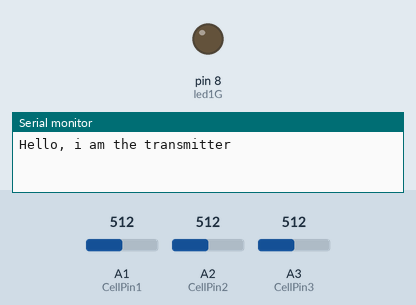
This sketch was run on a simulated Arduino Uno, built with avr-gcc and run on an emulated ATmega328P. Parts: output pins drawn as LEDs (lit = HIGH), the last lines printed to the serial monitor. The inputs (shaded band) are chosen by the test bench; at power-on: A1 (CellPin1) = 512, A2 (CellPin2) = 512, A3 (CellPin3) = 512. No radio packets arrive unless stated.

Above: at 0.5 s.
At 6.02 s:
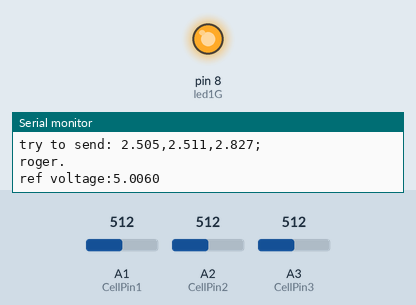
Timing chart, 0 to 6.5 s (numbered marks = the images above):
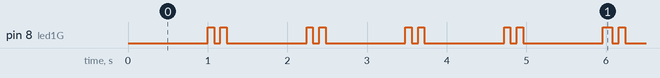

Measured:
- by itself, pin 8 (led1G): repeats every 5.0 s: LOW 0.08 s, HIGH 0.08 s, LOW 1.0 s, HIGH 0.08 s, LOW 0.08 s, HIGH 0.08 s, LOW 1.0 s, HIGH 0.08 s, LOW 0.08 s, HIGH 0.08 s, LOW 1.0 s, HIGH 0.08 s, LOW 0.08 s, HIGH 0.08 s, LOW 1.0 s, HIGH 0.12 s
- by itself, everything shown: repeats every 1.2 s, in 4 steps

The sketch:

433MHzTransmitter.ino
```cpp
//#include <Metro.h>
#include <VirtualWire.h>
#include<stdlib.h>


// Das ist der Sender

char messageChars[30];
String message;
char SerialReadString;
byte messageLength;
const float resistorFactorCell1 = 1023;
const float resistorFactorCell2 = 510.95;
const float resistorFactorCell3 = 326.77;
const byte CellPin1 = 1;
const byte CellPin2 = 2;
const byte CellPin3 = 3;
float referenceVolts = 5.000;
float voltsCell1,voltsCell2,voltsCell3;
unsigned long previousMillisSend=0, previousMillisBlink1=0,previousMillisBlink2=0;
const byte led1G =  8;
byte led1GState = 0;
//Metro led1GMetro = Metro(1000);
//Metro transmitDataMetro = Metro(1000);

//temp
unsigned long previousMillisTransmit = 0,previousMillisBlink=0;        // will store last time LED was updated
unsigned long currentMillis;

int intervalBlink = 1000;           // interval at which to blink (milliseconds)
int intervalTransmit = 1000;


String measureLipo()
{
  voltsCell1= analogRead(CellPin1)/resistorFactorCell1 * referenceVolts ;
  voltsCell2= analogRead(CellPin2)/resistorFactorCell2 * referenceVolts - voltsCell1;
  voltsCell3= analogRead(CellPin3)/resistorFactorCell3 * referenceVolts - voltsCell1 - voltsCell2;
  String measureLipoString = String(voltsCell1,3)+(",")+String(voltsCell2,3)+(",")+String(voltsCell3,3)+(";");
  Serial.print("ref voltage:");
  Serial.println(referenceVolts,4);
  Serial.print("voltages:");
  Serial.println(measureLipoString);
  return measureLipoString;
}

long readVcc() {
  long result;
  // Read 1.1V reference against AVcc
  ADMUX = _BV(REFS0) | _BV(MUX3) | _BV(MUX2) | _BV(MUX1);
  delay(2); // Wait for Vref to settle
  ADCSRA |= _BV(ADSC); // Convert
  while (bit_is_set(ADCSRA,ADSC));
  result = ADCL;
  result |= ADCH<<8;
  result = 1126400L / result; // Back-calculate AVcc in mV
  return result;
}

int blinkLed(){
   switch(led1GState){
      case(3):
          led1GState = 0;
          digitalWrite(led1G,0);
          intervalBlink= 1000;
          break;
      case(0):
          led1GState = 1;
          digitalWrite(led1G,1);
          intervalBlink= 80;
          break;
     case(1):
          led1GState = 2;
          digitalWrite(led1G,0);
          break;
     case(2):
          led1GState = 3;
          digitalWrite(led1G,1);
          break;
      }
  return 0;
}

void transmitData(){
    message=measureLipo();
    Serial.print("try to send: ");
    Serial.println(message);
    messageLength = message.length()+1;//because of string termination character
    message.toCharArray(messageChars, messageLength);
    vw_send((uint8_t *)&messageChars, strlen(messageChars)); //todo: länge evntl falsch, rausfinden was erg genau haben will
    vw_wait_tx();
    Serial.println("roger.");
}

void setup()
{
  Serial.begin(9600);
  Serial.println("Hello, i am the transmitter");
  vw_set_ptt_inverted(true);
  vw_set_tx_pin(10);
  vw_setup(4000);
  pinMode(led1G, OUTPUT);
  digitalWrite(led1G, 0);
  referenceVolts = float(readVcc())/1000;
}


void loop()
{
  currentMillis = millis();
   //problem mit zwei if anweisungen hier!
  if(currentMillis - previousMillisBlink >= intervalBlink) {  // check if the metro has passed its interval .
    previousMillisBlink = currentMillis;
    blinkLed();
  }
  if (currentMillis - previousMillisTransmit >= intervalTransmit) {
    previousMillisTransmit = currentMillis;
    transmitData();
  }
    //previousMillisSend = currentMillis;
//  unsigned long currentMillis = millis();
//   if(currentMillis - previousMillisSend >= 2000) {
//   transmitData();
//   }
//  if(currentMillis - previousMillisBlink1 >= 1000) {
//    digitalWrite(led1G, 1);
//    previousMillisBlink1 = currentMillis;
//  }
//  if(currentMillis - previousMillisBlink2 >= 1060) {
//    digitalWrite(led1G, 0);
//    previousMillisBlink2 = currentMillis;
//  }
}
```
